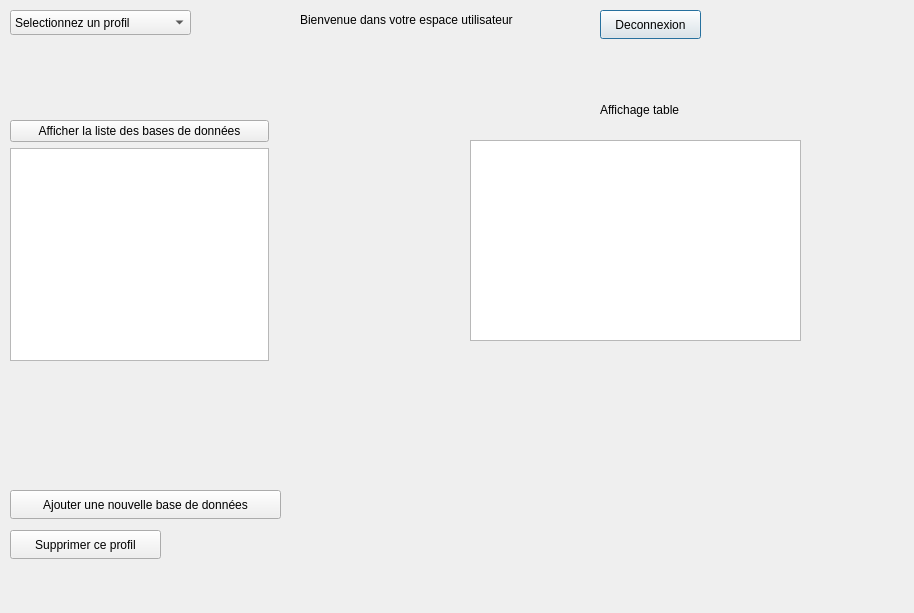
<?xml version="1.0" encoding="UTF-8"?>
<ui version="4.0">
 <class>UserInterface</class>
 <widget class="QDialog" name="UserInterface">
  <property name="geometry">
   <rect>
    <x>0</x>
    <y>0</y>
    <width>914</width>
    <height>613</height>
   </rect>
  </property>
  <property name="windowTitle">
   <string>Dialog</string>
  </property>
  <widget class="QLabel" name="label_espaceUser">
   <property name="geometry">
    <rect>
     <x>300</x>
     <y>10</y>
     <width>371</width>
     <height>20</height>
    </rect>
   </property>
   <property name="text">
    <string>Bienvenue dans votre espace utilisateur</string>
   </property>
  </widget>
  <widget class="QPushButton" name="pushButton_user_deconnexion">
   <property name="geometry">
    <rect>
     <x>600</x>
     <y>10</y>
     <width>101</width>
     <height>29</height>
    </rect>
   </property>
   <property name="text">
    <string>Deconnexion</string>
   </property>
  </widget>
  <widget class="QComboBox" name="comboBox">
   <property name="geometry">
    <rect>
     <x>10</x>
     <y>10</y>
     <width>181</width>
     <height>25</height>
    </rect>
   </property>
   <item>
    <property name="text">
     <string>Selectionnez un profil</string>
    </property>
   </item>
   <item>
    <property name="text">
     <string>Profil 1</string>
    </property>
   </item>
  </widget>
  <widget class="QPushButton" name="pushButton_addProfil">
   <property name="geometry">
    <rect>
     <x>10</x>
     <y>490</y>
     <width>271</width>
     <height>29</height>
    </rect>
   </property>
   <property name="text">
    <string>Ajouter une nouvelle base de données</string>
   </property>
  </widget>
  <widget class="QPushButton" name="pushButton">
   <property name="geometry">
    <rect>
     <x>10</x>
     <y>530</y>
     <width>151</width>
     <height>29</height>
    </rect>
   </property>
   <property name="text">
    <string>Supprimer ce profil</string>
   </property>
  </widget>
  <widget class="QTableView" name="tableView_tables">
   <property name="geometry">
    <rect>
     <x>470</x>
     <y>140</y>
     <width>331</width>
     <height>201</height>
    </rect>
   </property>
  </widget>
  <widget class="QLabel" name="label_3">
   <property name="geometry">
    <rect>
     <x>600</x>
     <y>100</y>
     <width>181</width>
     <height>20</height>
    </rect>
   </property>
   <property name="text">
    <string>Affichage table</string>
   </property>
  </widget>
  <widget class="QWidget" name="layoutWidget">
   <property name="geometry">
    <rect>
     <x>10</x>
     <y>120</y>
     <width>259</width>
     <height>241</height>
    </rect>
   </property>
   <layout class="QVBoxLayout" name="verticalLayout">
    <item>
     <widget class="QPushButton" name="pushButton_2_affichageDB">
      <property name="text">
       <string>Afficher la liste des bases de données</string>
      </property>
     </widget>
    </item>
    <item>
     <widget class="QListView" name="listView_dataBases"/>
    </item>
   </layout>
  </widget>
 </widget>
 <resources/>
 <connections/>
</ui>
